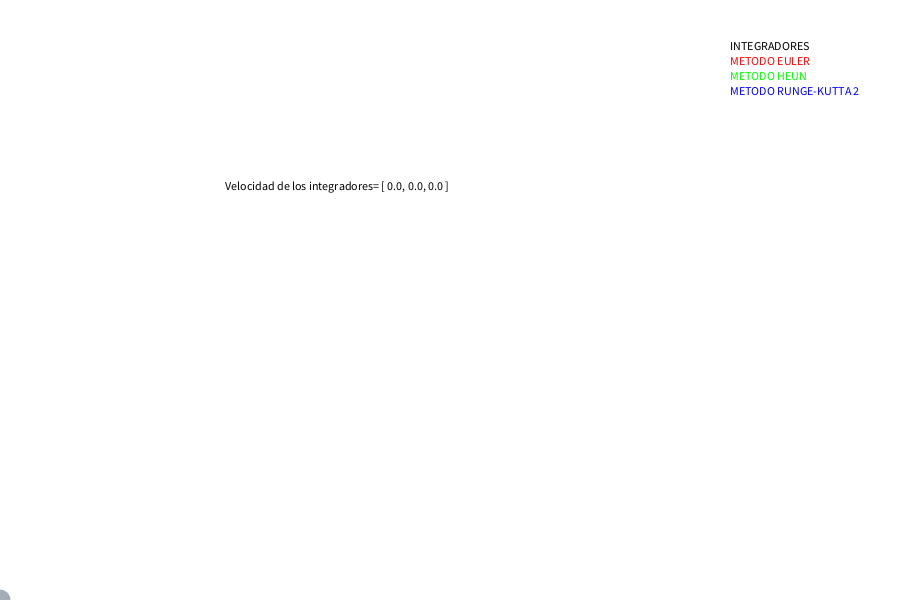
Frame 1 (no input)
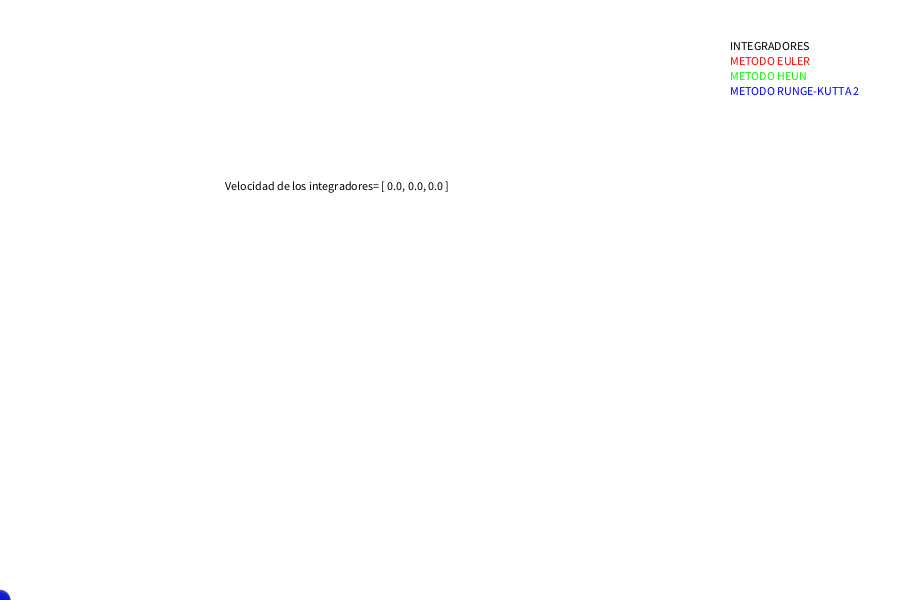
Frame 60 (the mouse pressed at the canvas centre just before this capture)
Frame 120 (the mouse held since frame 60 and released just before this capture): identical to frame 60, image omitted

The Processing sketch that drew these frames (run headless with seeded random() and noise(); from frame 60 on, the mouse is pressed at the canvas centre):

// Processing sketch: processing_150712
// ── processing_150712.pde

/*************************

Alumno: Ignacio Dolz Monzó
Ejercicio: Simulamos en tiro parabolico con los 3 diferentes modelos estudiados: EULER, HEUN , RK2
Con pendiente  PI/4 velociad v.
Asignatura: simulación. (Parte fisica)
Centro: Universidad de valencia Ingeniería multimedia

************************/


float masa=0.7;
float tama=1.0;
float dt=0.2;

PVector grav= new PVector(0,9.8);
PVector fuer= new PVector(0,0);

//Euler
PVector PosEuler= new PVector(0,0);
PVector VelEuler=new PVector(0,0);

//Hune
PVector PosHeun= new PVector(0,0);
PVector VelHeun=new PVector(0,0);

PVector VelAntHeun= new PVector(0,0);

//RK2
PVector PosRk2= new PVector(0,0);
PVector VelRk2=new PVector(0,0);


public void Fuerza(){
  fuer.x=grav.x*masa;
  fuer.y=grav.y*masa;
}

void setup(){
  
  size(900,600);
  background(255);
  noStroke();
  fill(0);
  text("INTEGRADORES",width-170, 50);
  //text("Presiona espacio para iniciar",width/4, height/4);
  // text("Modificar masa con n (mas masa) y x m (menos masa) y reiniciar = "+ masa ,width/4, height/4+20);
  text("Velocidad de los integradores= " + VelEuler ,width/4, height/4+40 );
  fill(255,0,0);
  text("METODO EULER",width-170, 65);
  fill(0,255,0);
  text("METODO HEUN",width-170, 80);
  fill(0,0,255);
  text("METODO RUNGE-KUTTA 2",width-170, 95);
  
  
}

void draw(){
   
  Fuerza();
  
  //Euler
  
///////////////////////////////////////////////  
  //velocidad
  VelEuler.x= VelEuler.x+fuer.x*dt;
  VelEuler.y= VelEuler.y+fuer.y*dt;
  
  //Posicion
  PosEuler.x= PosEuler.x+VelEuler.x*dt;
  PosEuler.y= PosEuler.y+VelEuler.y*dt;
///////////////////////////////////////////////

  //Heun
  
///////////////////////////////////////////////   
  //velocidad
  VelHeun.x= VelHeun.x+fuer.x*dt;
  VelHeun.y= VelHeun.y+fuer.y*dt;
  //Posicion
  PosHeun.x= PosHeun.x+((VelHeun.x+VelAntHeun.x)/2)*dt;
  PosHeun.y= PosHeun.y+((VelHeun.y+VelAntHeun.y)/2)*dt;
  //Posicion anterior;
  VelAntHeun.x= VelHeun.x;
  VelAntHeun.y= VelHeun.y;
//////////////////////////////////////////////

  //RK2
  
  //velocidad
  VelRk2.x= VelRk2.x+fuer.x*(dt/2);
  VelRk2.y= VelRk2.y+fuer.y*(dt/2);
  //posicion
  PosRk2.x= PosRk2.x+VelRk2.x*(dt/2);
  PosRk2.y= PosRk2.y+VelRk2.y*(dt/2);
////////////////////////////////////////////  
 
  
  pushMatrix();
  //Euler
  translate(PosEuler.x,PosEuler.y);
  fill(255,0,0,50);
  ellipse(0,height, 20+tama,20+tama);
  popMatrix();
  
  pushMatrix();
  //Heun
  translate(PosHeun.x,PosHeun.y);
  fill(0,255,0,50);
  ellipse(0,height, 20+tama,20+tama);
  popMatrix();
  
  pushMatrix();
  //RK2
  translate(PosRk2.x,PosRk2.y);
  fill(0,0,255,50);
  ellipse(0,height, 20+tama,20+tama);
  popMatrix();
  
  
}
  
void keyPressed() {  

  if(key == ' ') {
   setup();
   draw();
//Euler
   PosEuler= new PVector(0,0);
   VelEuler= new PVector(50,-70);

//Hune
 PosHeun= new PVector(0,0);
 VelHeun=new PVector(50,-70);
 VelAntHeun= new PVector(0,0);

//RK2
 PosRk2= new PVector(0,0);
 VelRk2=new PVector(50,-70); 
  }
  
  if(key == 'n') {
     tama+= 0.5;
     masa+=0.5;
      
  }

  if(key == 'm') {
    tama-= 0.5;
    masa-=0.5;
     
    
    if (masa==0 || tama ==0){
      masa=0.5;
      tama=0.5;
    }
  }
  
  }
  
